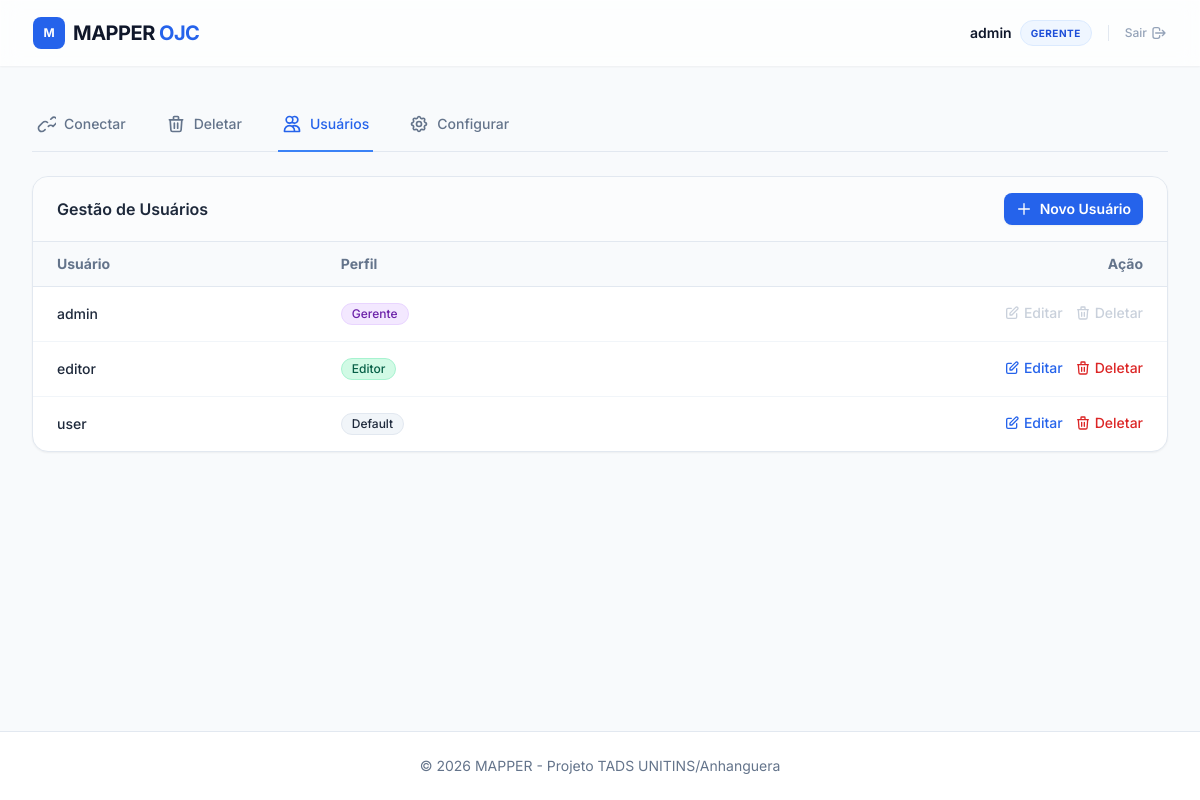
The page /usuarios (signed in) on the database its author committed.
### tables this page shows
CREATE TABLE users (
                id INTEGER PRIMARY KEY AUTOINCREMENT,
                username TEXT UNIQUE NOT NULL,
                password TEXT NOT NULL,
                role TEXT NOT NULL
            );

### infrastructure/web/controllers/admin_controller.py (the view)
@admin_bp.route('/usuarios')
@role_required(['Gerente', 'Editor'])
def usuarios():
    if session.get('role') == 'Editor':
        return redirect(url_for('project.dashboard', change_password=1))
    repo = current_app.repo
    users = repo.get_all_users()
    return render_template('usuarios.html', users=users)

### infrastructure/persistence/mappers.py (called while the page is built)
    @staticmethod
    def to_domain(row: sqlite3.Row) -> User:
        return User(
            id=row['id'],
            username=row['username'],
            password=row['password'],
            role=row['role']
        )

### infrastructure/persistence/sqlite_repository.py (called while the page is built)
    def _get_connection(self):
        conn = sqlite3.connect(self.db_path)
        conn.row_factory = sqlite3.Row
        return conn

    def get_all_users(self) -> List[User]:
        conn = self._get_connection()
        rows = conn.execute('SELECT * FROM users').fetchall()
        conn.close()
        return [UserMapper.to_domain(row) for row in rows]

### infrastructure/web/templates/usuarios.html (shortened to what this page needs)
{% extends "base.html" %}
{% block content %}
<div class="mb-6">
    <div class="border-b border-slate-200">
        <nav class="-mb-px flex space-x-4 sm:space-x-8 overflow-x-auto" aria-label="Tabs">
            <a href="{{ url_for('project.dashboard') }}"
                class="{% if request.endpoint == 'project.dashboard' %}border-blue-500 text-blue-600{% else %}border-transparent text-slate-500 hover:text-slate-700 hover:border-slate-300{% endif %} whitespace-nowrap py-4 px-1 border-b-2 font-medium text-sm flex items-center gap-2 transition-all">
                Conectar
            </a>
            <a href="{{ url_for('admin.deletar') }}"
                class="{% if request.endpoint == 'admin.deletar' %}border-blue-500 text-blue-600{% else %}border-transparent text-slate-500 hover:text-slate-700 hover:border-slate-300{% endif %} whitespace-nowrap py-4 px-1 border-b-2 font-medium text-sm flex items-center gap-2 transition-all">
                <svg xmlns="http://www.w3.org/2000/svg" class="h-5 w-5" fill="none" viewBox="0 0 24 24"
                    stroke="currentColor">
                    <path stroke-linecap="round" stroke-linejoin="round" stroke-width="2"
                        d="M19 7l-.867 12.142A2 2 0 0116.138 21H7.862a2 2 0 01-1.995-1.858L5 7m5 4v6m4-6v6m1-10V4a1 1 0 00-1-1h-4a1 1 0 00-1 1v3M4 7h16" />
                </svg>
                Deletar
            </a>
            <a href="{{ url_for('admin.usuarios') }}"
                class="{% if request.endpoint == 'admin.usuarios' %}border-blue-500 text-blue-600{% else %}border-transparent text-slate-500 hover:text-slate-700 hover:border-slate-300{% endif %} whitespace-nowrap py-4 px-1 border-b-2 font-medium text-sm flex items-center gap-2 transition-all">
                <svg xmlns="http://www.w3.org/2000/svg" class="h-5 w-5" fill="none" viewBox="0 0 24 24"
                    stroke="currentColor">
                    <path stroke-linecap="round" stroke-linejoin="round" stroke-width="2"
                        d="M12 4.354a4 4 0 110 5.292M15 21H3v-1a6 6 0 0112 0v1zm0 0h6v-1a6 6 0 00-9-5.197M13 7a4 4 0 11-8 0 4 4 0 018 0z" />
                </svg>
                Usuários
            </a>
            <a href="{{ url_for('admin.configurar') }}"
                class="{% if request.endpoint == 'admin.configurar' %}border-blue-500 text-blue-600{% else %}border-transparent text-slate-500 hover:text-slate-700 hover:border-slate-300{% endif %} whitespace-nowrap py-4 px-1 border-b-2 font-medium text-sm flex items-center gap-2 transition-all">
                Configurar
            </a>
        </nav>
    </div>
</div>
{% if session.role != 'Editor' %}
<div class="bg-white rounded-2xl shadow-sm border border-slate-200 overflow-hidden">
    <div class="px-6 py-4 border-b border-slate-200 bg-slate-50/50 flex items-center justify-between">
        <h3 class="font-semibold text-slate-800">Gestão de Usuários</h3>
        <button onclick="abrirModalUsuario('create')"
            class="bg-blue-600 text-white px-3 py-1.5 rounded-lg text-sm font-semibold hover:bg-blue-700 transition-all shadow-sm flex items-center gap-2">
            <svg xmlns="http://www.w3.org/2000/svg" class="h-4 w-4" fill="none" viewBox="0 0 24 24"
                stroke="currentColor">
                <path stroke-linecap="round" stroke-linejoin="round" stroke-width="2" d="M12 4v16m8-8H4" />
            </svg>
            Novo Usuário
        </button>
    </div>
    <div class="overflow-x-auto">
        <table class="w-full text-left text-sm">
            <thead class="bg-slate-50 text-slate-500 font-medium border-b border-slate-200">
                <tr>
                    <th class="px-6 py-3">Usuário</th>
                    <th class="px-6 py-3">Perfil</th>
                    <th class="px-6 py-3 text-right">Ação</th>
                </tr>
            </thead>
            <tbody class="divide-y divide-slate-100">
                {% for user in users %}
                <tr class="hover:bg-blue-50/30 transition-colors">
                    <td class="px-6 py-4">
                        <div class="font-medium text-slate-800">{{ user.username }}</div>
                    </td>
                    <td class="px-6 py-4">
                        <span class="inline-flex items-center px-2.5 py-0.5 rounded-full text-xs font-medium
                            {% if user.role|lower == 'gerente' %}bg-purple-100 text-purple-800 border border-purple-200
                            {% elif user.role|lower == 'editor' %}bg-emerald-100 text-emerald-800 border border-emerald-200
                            {% else %}bg-slate-100 text-slate-800 border border-slate-200{% endif %}">
                            {{ user.role }}
                        </span>
                    </td>
                    <td class="px-6 py-4 text-right flex justify-end gap-3">
                        {% if user.username == session.username %}
                        {% if session.role != 'Editor' %}
                        <button disabled
                            class="text-slate-400 font-medium cursor-not-allowed flex items-center gap-1 opacity-50"
                            title="Você não pode editar sua própria conta aqui">
                            <svg xmlns="http://www.w3.org/2000/svg" class="h-4 w-4" fill="none" viewBox="0 0 24 24"
                                stroke="currentColor">
                                <path stroke-linecap="round" stroke-linejoin="round" stroke-width="2"
                                    d="M11 5H6a2 2 0 00-2 2v11a2 2 0 002 2h11a2 2 0 002-2v-5m-1.414-9.414a2 2 0 112.828 2.828L11.828 15H9v-2.828l8.586-8.586z" />
                            </svg>
                            Editar
                        </button>
                        {% endif %}
                        <button disabled
                            class="text-slate-400 font-medium cursor-not-allowed flex items-center gap-1 opacity-50"
                            title="Você não pode excluir sua própria conta">
                            <svg xmlns="http://www.w3.org/2000/svg" class="h-4 w-4" fill="none" viewBox="0 0 24 24"
                                stroke="currentColor">
                                <path stroke-linecap="round" stroke-linejoin="round" stroke-width="2"
                                    d="M19 7l-.867 12.142A2 2 0 0116.138 21H7.862a2 2 0 01-1.995-1.858L5 7m5 4v6m4-6v6m1-10V4a1 1 0 00-1-1h-4a1 1 0 00-1 1v3M4 7h16" />
                            </svg>
                            Deletar
                        </button>
                        {% else %}
                        <button
                            onclick="abrirModalUsuario('edit', {username: '{{ user.username }}', role: '{{ user.role }}'})"
                            class="text-blue-600 font-medium hover:text-blue-700 flex items-center gap-1">
                            <svg xmlns="http://www.w3.org/2000/svg" class="h-4 w-4" fill="none" viewBox="0 0 24 24"
                                stroke="currentColor">
                                <path stroke-linecap="round" stroke-linejoin="round" stroke-width="2"
                                    d="M11 5H6a2 2 0 00-2 2v11a2 2 0 002 2h11a2 2 0 002-2v-5m-1.414-9.414a2 2 0 112.828 2.828L11.828 15H9v-2.828l8.586-8.586z" />
                            </svg>
                            Editar
                        </button>
                        <button onclick="confirmarDeleteUsuario('{{ user.username }}')"
                            class="text-red-600 font-medium hover:text-red-700 flex items-center gap-1">
                            <svg xmlns="http://www.w3.org/2000/svg" class="h-4 w-4" fill="none" viewBox="0 0 24 24"
                                stroke="currentColor">
                                <path stroke-linecap="round" stroke-linejoin="round" stroke-width="2"
                                    d="M19 7l-.867 12.142A2 2 0 0116.138 21H7.862a2 2 0 01-1.995-1.858L5 7m5 4v6m4-6v6m1-10V4a1 1 0 00-1-1h-4a1 1 0 00-1 1v3M4 7h16" />
                            </svg>
                            Deletar
                        </button>
                        {% endif %}
                    </td>
                </tr>
                {% endfor %}
            </tbody>
        </table>
    </div>
</div>
{% endif %}
{% endblock %}

### infrastructure/web/templates/base.html (shortened to what this page needs)
<!doctype html>
<html lang="pt-br" class="h-full bg-slate-50">
<head>
    <script src="https://cdn.tailwindcss.com"></script>
</head>
<body class="h-full flex flex-col">
    <header class="sticky top-0 z-50 glass shadow-sm">
        <div class="max-w-7xl mx-auto px-4 sm:px-6 lg:px-8">
            <div class="flex justify-between h-16 items-center">
                <div class="flex items-center gap-2">
                    <div class="w-8 h-8 bg-blue-600 rounded-lg flex items-center justify-center">
                        <span class="text-white font-bold text-xs">M</span>
                    </div>
                    <h1 class="text-xl font-bold tracking-tight text-slate-900">
                        MAPPER <span class="text-blue-600">OJC</span>
                    </h1>
                </div>
                {% if session.username %}
                <div class="flex items-center gap-3 sm:gap-4">
                    <div class="text-sm text-slate-600 flex items-center gap-2">
                        <span class="font-semibold text-slate-900">{{ session.username }}</span>
                        <span
                            class="bg-blue-50 text-blue-700 px-2.5 py-0.5 rounded-full text-[10px] font-bold border border-blue-100 uppercase tracking-wider">
                            {{ session.role }}
                        </span>
                    </div>
                    <a href="{{ url_for('auth.logout') }}"
                        class="text-slate-400 hover:text-red-500 transition-colors flex items-center gap-1 group"
                        title="Sair">
                        <span class="text-xs font-medium group-hover:underline">Sair</span>
                        <svg xmlns="http://www.w3.org/2000/svg" class="h-4 w-4" fill="none" viewBox="0 0 24 24"
                            stroke="currentColor">
                            <path stroke-linecap="round" stroke-linejoin="round" stroke-width="2"
                                d="M17 16l4-4m0 0l-4-4m4 4H7m6 4v1a3 3 0 01-3 3H6a3 3 0 01-3-3V7a3 3 0 013-3h4a3 3 0 013 3v1" />
                        </svg>
                    </a>
                </div>
                {% endif %}
            </div>
        </div>
    </header>
    <main class="flex-grow">
        <div class="max-w-7xl mx-auto py-8 px-4 sm:px-6 lg:px-8">
            {% block content %}{% endblock %}
        </div>
    </main>
    <footer class="bg-white border-t border-slate-200 py-6">
        <div class="max-w-7xl mx-auto px-4 sm:px-6 lg:px-8 text-center text-sm text-slate-500">
            <p>&copy; 2026 MAPPER - Projeto TADS UNITINS/Anhanguera</p>
        </div>
    </footer>
</body>
</html>

### infrastructure/web/templates/base.html (style rules this page uses)
body { font-family: 'Inter', sans-serif; }
.glass { background: rgba(255, 255, 255, 0.7); backdrop-filter: blur(10px); -webkit-backdrop-filter: blur(10px); border: 1px solid rgba(255, 255, 255, 0.3); }

### rows shown on the page
users: role "GERENTE", username "admin", role "Gerente", shows "Editar", shows "Deletar"
users: username "editor", role "Editor"
users: username "user", role "Default"

### other values the page prints
{{ session.username }} "admin"
